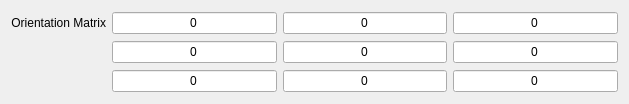
<?xml version="1.0" encoding="UTF-8"?>
<ui version="4.0">
 <class>OmWidget</class>
 <widget class="QWidget" name="OmWidget">
  <property name="geometry">
   <rect>
    <x>0</x>
    <y>0</y>
    <width>629</width>
    <height>104</height>
   </rect>
  </property>
  <property name="windowTitle">
   <string>Form</string>
  </property>
  <layout class="QGridLayout" name="gridLayout">
   <item row="0" column="0">
    <widget class="QLabel" name="label_32">
     <property name="text">
      <string>Orientation Matrix</string>
     </property>
     <property name="alignment">
      <set>Qt::AlignRight|Qt::AlignTrailing|Qt::AlignVCenter</set>
     </property>
    </widget>
   </item>
   <item row="0" column="1">
    <widget class="QLineEdit" name="om1">
     <property name="minimumSize">
      <size>
       <width>118</width>
       <height>20</height>
      </size>
     </property>
     <property name="toolTip">
      <string/>
     </property>
     <property name="text">
      <string>0</string>
     </property>
     <property name="alignment">
      <set>Qt::AlignCenter</set>
     </property>
    </widget>
   </item>
   <item row="0" column="2">
    <widget class="QLineEdit" name="om2">
     <property name="minimumSize">
      <size>
       <width>118</width>
       <height>20</height>
      </size>
     </property>
     <property name="toolTip">
      <string/>
     </property>
     <property name="text">
      <string>0</string>
     </property>
     <property name="alignment">
      <set>Qt::AlignCenter</set>
     </property>
    </widget>
   </item>
   <item row="1" column="1">
    <widget class="QLineEdit" name="om4">
     <property name="minimumSize">
      <size>
       <width>118</width>
       <height>20</height>
      </size>
     </property>
     <property name="toolTip">
      <string/>
     </property>
     <property name="text">
      <string>0</string>
     </property>
     <property name="alignment">
      <set>Qt::AlignCenter</set>
     </property>
    </widget>
   </item>
   <item row="1" column="2">
    <widget class="QLineEdit" name="om5">
     <property name="minimumSize">
      <size>
       <width>118</width>
       <height>20</height>
      </size>
     </property>
     <property name="toolTip">
      <string/>
     </property>
     <property name="text">
      <string>0</string>
     </property>
     <property name="alignment">
      <set>Qt::AlignCenter</set>
     </property>
    </widget>
   </item>
   <item row="0" column="3">
    <widget class="QLineEdit" name="om3">
     <property name="minimumSize">
      <size>
       <width>118</width>
       <height>20</height>
      </size>
     </property>
     <property name="toolTip">
      <string/>
     </property>
     <property name="text">
      <string>0</string>
     </property>
     <property name="alignment">
      <set>Qt::AlignCenter</set>
     </property>
    </widget>
   </item>
   <item row="1" column="3">
    <widget class="QLineEdit" name="om6">
     <property name="minimumSize">
      <size>
       <width>118</width>
       <height>20</height>
      </size>
     </property>
     <property name="toolTip">
      <string/>
     </property>
     <property name="text">
      <string>0</string>
     </property>
     <property name="alignment">
      <set>Qt::AlignCenter</set>
     </property>
    </widget>
   </item>
   <item row="2" column="1">
    <widget class="QLineEdit" name="om7">
     <property name="minimumSize">
      <size>
       <width>118</width>
       <height>20</height>
      </size>
     </property>
     <property name="toolTip">
      <string/>
     </property>
     <property name="text">
      <string>0</string>
     </property>
     <property name="alignment">
      <set>Qt::AlignCenter</set>
     </property>
    </widget>
   </item>
   <item row="2" column="2">
    <widget class="QLineEdit" name="om8">
     <property name="minimumSize">
      <size>
       <width>118</width>
       <height>20</height>
      </size>
     </property>
     <property name="toolTip">
      <string/>
     </property>
     <property name="text">
      <string>0</string>
     </property>
     <property name="alignment">
      <set>Qt::AlignCenter</set>
     </property>
    </widget>
   </item>
   <item row="2" column="3">
    <widget class="QLineEdit" name="om9">
     <property name="minimumSize">
      <size>
       <width>118</width>
       <height>20</height>
      </size>
     </property>
     <property name="toolTip">
      <string/>
     </property>
     <property name="text">
      <string>0</string>
     </property>
     <property name="alignment">
      <set>Qt::AlignCenter</set>
     </property>
    </widget>
   </item>
  </layout>
 </widget>
 <tabstops>
  <tabstop>om1</tabstop>
  <tabstop>om2</tabstop>
  <tabstop>om3</tabstop>
  <tabstop>om4</tabstop>
  <tabstop>om5</tabstop>
  <tabstop>om6</tabstop>
  <tabstop>om7</tabstop>
  <tabstop>om8</tabstop>
  <tabstop>om9</tabstop>
 </tabstops>
 <resources/>
 <connections/>
</ui>
